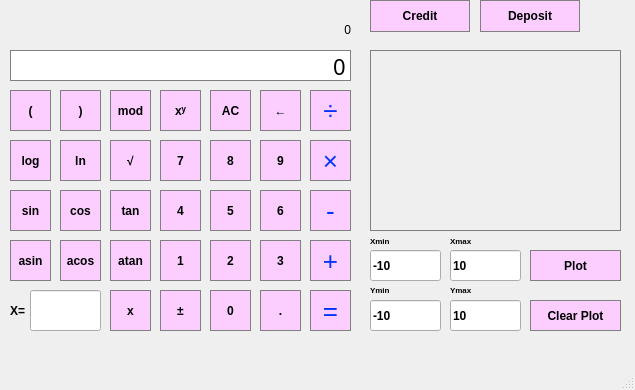
<?xml version="1.0" encoding="UTF-8"?>
<ui version="4.0">
 <class>MainWindow</class>
 <widget class="QMainWindow" name="MainWindow">
  <property name="geometry">
   <rect>
    <x>0</x>
    <y>0</y>
    <width>635</width>
    <height>390</height>
   </rect>
  </property>
  <property name="windowTitle">
   <string>MainWindow</string>
  </property>
  <property name="styleSheet">
   <string notr="true">QPushButton {
	border: 1px solid gray;
	background-color: #FBCEFF;
}
QPushButton:hover {
    background-color: #8761FF;
}
QPushButton:pressed {
    background-color: #FF16E4;
}
</string>
  </property>
  <property name="toolButtonStyle">
   <enum>Qt::ToolButtonFollowStyle</enum>
  </property>
  <widget class="QWidget" name="centralwidget">
   <property name="styleSheet">
    <string notr="true">font: bold;</string>
   </property>
   <widget class="QLineEdit" name="input_text">
    <property name="enabled">
     <bool>true</bool>
    </property>
    <property name="geometry">
     <rect>
      <x>10</x>
      <y>50</y>
      <width>341</width>
      <height>31</height>
     </rect>
    </property>
    <property name="styleSheet">
     <string notr="true">border: 1px solid grey;
font: 22px bold;</string>
    </property>
    <property name="text">
     <string>0</string>
    </property>
    <property name="alignment">
     <set>Qt::AlignRight|Qt::AlignTrailing|Qt::AlignVCenter</set>
    </property>
   </widget>
   <widget class="QPushButton" name="button_del">
    <property name="geometry">
     <rect>
      <x>260</x>
      <y>90</y>
      <width>41</width>
      <height>41</height>
     </rect>
    </property>
    <property name="text">
     <string>←</string>
    </property>
    <property name="flat">
     <bool>false</bool>
    </property>
   </widget>
   <widget class="QWidget" name="numbers" native="true">
    <property name="geometry">
     <rect>
      <x>160</x>
      <y>140</y>
      <width>141</width>
      <height>191</height>
     </rect>
    </property>
    <property name="styleSheet">
     <string notr="true">QPushButton {
    background-color: rgb(251, 206, 255);
}
QPushButton:hover {
    background-color: rgb(135, 97, 255);
}
QPushButton:pressed {
    background-color: rgb(255, 22, 228);
}
</string>
    </property>
    <widget class="QPushButton" name="button_1">
     <property name="geometry">
      <rect>
       <x>0</x>
       <y>100</y>
       <width>41</width>
       <height>41</height>
      </rect>
     </property>
     <property name="styleSheet">
      <string notr="true">QPushButton {
	border: 1px solid gray;
	background-color: #FBCEFF;
}
QPushButton:hover {
    background-color: #8761FF;
}
QPushButton:pressed {
    background-color: #FF16E4;
}
</string>
     </property>
     <property name="text">
      <string>1</string>
     </property>
    </widget>
    <widget class="QPushButton" name="button_2">
     <property name="geometry">
      <rect>
       <x>50</x>
       <y>100</y>
       <width>41</width>
       <height>41</height>
      </rect>
     </property>
     <property name="styleSheet">
      <string notr="true">QPushButton {
	border: 1px solid gray;
	background-color: #FBCEFF;
}
QPushButton:hover {
    background-color: #8761FF;
}
QPushButton:pressed {
    background-color: #FF16E4;
}
</string>
     </property>
     <property name="text">
      <string>2</string>
     </property>
    </widget>
    <widget class="QPushButton" name="button_9">
     <property name="geometry">
      <rect>
       <x>100</x>
       <y>0</y>
       <width>41</width>
       <height>41</height>
      </rect>
     </property>
     <property name="styleSheet">
      <string notr="true">QPushButton {
	border: 1px solid gray;
	background-color: #FBCEFF;
}
QPushButton:hover {
    background-color: #8761FF;
}
QPushButton:pressed {
    background-color: #FF16E4;
}
</string>
     </property>
     <property name="text">
      <string>9</string>
     </property>
    </widget>
    <widget class="QPushButton" name="button_6">
     <property name="geometry">
      <rect>
       <x>100</x>
       <y>50</y>
       <width>41</width>
       <height>41</height>
      </rect>
     </property>
     <property name="styleSheet">
      <string notr="true">QPushButton {
	border: 1px solid gray;
	background-color: #FBCEFF;
}
QPushButton:hover {
    background-color: #8761FF;
}
QPushButton:pressed {
    background-color: #FF16E4;
}
</string>
     </property>
     <property name="text">
      <string>6</string>
     </property>
    </widget>
    <widget class="QPushButton" name="button_5">
     <property name="geometry">
      <rect>
       <x>50</x>
       <y>50</y>
       <width>41</width>
       <height>41</height>
      </rect>
     </property>
     <property name="styleSheet">
      <string notr="true">QPushButton {
	border: 1px solid gray;
	background-color: #FBCEFF;
}
QPushButton:hover {
    background-color: #8761FF;
}
QPushButton:pressed {
    background-color: #FF16E4;
}
</string>
     </property>
     <property name="text">
      <string>5</string>
     </property>
    </widget>
    <widget class="QPushButton" name="button_4">
     <property name="geometry">
      <rect>
       <x>0</x>
       <y>50</y>
       <width>41</width>
       <height>41</height>
      </rect>
     </property>
     <property name="styleSheet">
      <string notr="true">QPushButton {
	border: 1px solid gray;
	background-color: #FBCEFF;
}
QPushButton:hover {
    background-color: #8761FF;
}
QPushButton:pressed {
    background-color: #FF16E4;
}
</string>
     </property>
     <property name="text">
      <string>4</string>
     </property>
    </widget>
    <widget class="QPushButton" name="button_8">
     <property name="geometry">
      <rect>
       <x>50</x>
       <y>0</y>
       <width>41</width>
       <height>41</height>
      </rect>
     </property>
     <property name="styleSheet">
      <string notr="true">QPushButton {
	border: 1px solid gray;
	background-color: #FBCEFF;
}
QPushButton:hover {
    background-color: #8761FF;
}
QPushButton:pressed {
    background-color: #FF16E4;
}
</string>
     </property>
     <property name="text">
      <string>8</string>
     </property>
    </widget>
    <widget class="QPushButton" name="button_3">
     <property name="geometry">
      <rect>
       <x>100</x>
       <y>100</y>
       <width>41</width>
       <height>41</height>
      </rect>
     </property>
     <property name="styleSheet">
      <string notr="true">QPushButton {
	border: 1px solid gray;
	background-color: #FBCEFF;
}
QPushButton:hover {
    background-color: #8761FF;
}
QPushButton:pressed {
    background-color: #FF16E4;
}
</string>
     </property>
     <property name="text">
      <string>3</string>
     </property>
    </widget>
    <widget class="QPushButton" name="button_7">
     <property name="geometry">
      <rect>
       <x>0</x>
       <y>0</y>
       <width>41</width>
       <height>41</height>
      </rect>
     </property>
     <property name="styleSheet">
      <string notr="true">QPushButton {
	border: 1px solid gray;
	background-color: #FBCEFF;
}
QPushButton:hover {
    background-color: #8761FF;
}
QPushButton:pressed {
    background-color: #FF16E4;
}
</string>
     </property>
     <property name="text">
      <string>7</string>
     </property>
    </widget>
    <widget class="QPushButton" name="button_dot">
     <property name="geometry">
      <rect>
       <x>100</x>
       <y>150</y>
       <width>41</width>
       <height>41</height>
      </rect>
     </property>
     <property name="text">
      <string>.</string>
     </property>
    </widget>
    <widget class="QPushButton" name="button_0">
     <property name="geometry">
      <rect>
       <x>50</x>
       <y>150</y>
       <width>41</width>
       <height>41</height>
      </rect>
     </property>
     <property name="styleSheet">
      <string notr="true">QPushButton {
	border: 1px solid gray;
	background-color: #FBCEFF;
}
QPushButton:hover {
    background-color: #8761FF;
}
QPushButton:pressed {
    background-color: #FF16E4;
}
</string>
     </property>
     <property name="text">
      <string>0</string>
     </property>
    </widget>
   </widget>
   <widget class="QPushButton" name="button_unary">
    <property name="geometry">
     <rect>
      <x>160</x>
      <y>290</y>
      <width>41</width>
      <height>41</height>
     </rect>
    </property>
    <property name="text">
     <string>±</string>
    </property>
   </widget>
   <widget class="QPushButton" name="button_cos">
    <property name="geometry">
     <rect>
      <x>60</x>
      <y>190</y>
      <width>41</width>
      <height>41</height>
     </rect>
    </property>
    <property name="text">
     <string>cos</string>
    </property>
   </widget>
   <widget class="QPushButton" name="button_atan">
    <property name="geometry">
     <rect>
      <x>110</x>
      <y>240</y>
      <width>41</width>
      <height>41</height>
     </rect>
    </property>
    <property name="text">
     <string>atan</string>
    </property>
   </widget>
   <widget class="QPushButton" name="button_ln">
    <property name="geometry">
     <rect>
      <x>60</x>
      <y>140</y>
      <width>41</width>
      <height>41</height>
     </rect>
    </property>
    <property name="text">
     <string>ln</string>
    </property>
   </widget>
   <widget class="QPushButton" name="button_sin">
    <property name="geometry">
     <rect>
      <x>10</x>
      <y>190</y>
      <width>41</width>
      <height>41</height>
     </rect>
    </property>
    <property name="text">
     <string>sin</string>
    </property>
   </widget>
   <widget class="QPushButton" name="button_asin">
    <property name="geometry">
     <rect>
      <x>10</x>
      <y>240</y>
      <width>41</width>
      <height>41</height>
     </rect>
    </property>
    <property name="text">
     <string>asin</string>
    </property>
   </widget>
   <widget class="QPushButton" name="button_x">
    <property name="geometry">
     <rect>
      <x>110</x>
      <y>290</y>
      <width>41</width>
      <height>41</height>
     </rect>
    </property>
    <property name="text">
     <string>x</string>
    </property>
   </widget>
   <widget class="QPushButton" name="button_tan">
    <property name="geometry">
     <rect>
      <x>110</x>
      <y>190</y>
      <width>41</width>
      <height>41</height>
     </rect>
    </property>
    <property name="text">
     <string>tan</string>
    </property>
   </widget>
   <widget class="QPushButton" name="button_acos">
    <property name="geometry">
     <rect>
      <x>60</x>
      <y>240</y>
      <width>41</width>
      <height>41</height>
     </rect>
    </property>
    <property name="text">
     <string>acos</string>
    </property>
   </widget>
   <widget class="QPushButton" name="button_mod">
    <property name="geometry">
     <rect>
      <x>110</x>
      <y>90</y>
      <width>41</width>
      <height>41</height>
     </rect>
    </property>
    <property name="text">
     <string>mod</string>
    </property>
   </widget>
   <widget class="QPushButton" name="button_sqrt">
    <property name="geometry">
     <rect>
      <x>110</x>
      <y>140</y>
      <width>41</width>
      <height>41</height>
     </rect>
    </property>
    <property name="text">
     <string>√</string>
    </property>
   </widget>
   <widget class="QPushButton" name="button_close_br">
    <property name="geometry">
     <rect>
      <x>60</x>
      <y>90</y>
      <width>41</width>
      <height>41</height>
     </rect>
    </property>
    <property name="text">
     <string>)</string>
    </property>
   </widget>
   <widget class="QPushButton" name="button_log">
    <property name="geometry">
     <rect>
      <x>10</x>
      <y>140</y>
      <width>41</width>
      <height>41</height>
     </rect>
    </property>
    <property name="text">
     <string>log</string>
    </property>
   </widget>
   <widget class="QPushButton" name="button_power">
    <property name="geometry">
     <rect>
      <x>160</x>
      <y>90</y>
      <width>41</width>
      <height>41</height>
     </rect>
    </property>
    <property name="text">
     <string>xʸ</string>
    </property>
   </widget>
   <widget class="QPushButton" name="button_open_br">
    <property name="geometry">
     <rect>
      <x>10</x>
      <y>90</y>
      <width>41</width>
      <height>41</height>
     </rect>
    </property>
    <property name="text">
     <string>(</string>
    </property>
   </widget>
   <widget class="QWidget" name="operations" native="true">
    <property name="geometry">
     <rect>
      <x>310</x>
      <y>90</y>
      <width>41</width>
      <height>241</height>
     </rect>
    </property>
    <property name="styleSheet">
     <string notr="true">color: rgb(4, 51, 255);
font: 26px;</string>
    </property>
    <widget class="QPushButton" name="button_mul">
     <property name="geometry">
      <rect>
       <x>0</x>
       <y>50</y>
       <width>41</width>
       <height>41</height>
      </rect>
     </property>
     <property name="whatsThis">
      <string/>
     </property>
     <property name="text">
      <string extracomment="*">×</string>
     </property>
    </widget>
    <widget class="QPushButton" name="button_equal">
     <property name="geometry">
      <rect>
       <x>0</x>
       <y>200</y>
       <width>41</width>
       <height>41</height>
      </rect>
     </property>
     <property name="text">
      <string>=</string>
     </property>
    </widget>
    <widget class="QPushButton" name="button_minus">
     <property name="geometry">
      <rect>
       <x>0</x>
       <y>100</y>
       <width>41</width>
       <height>41</height>
      </rect>
     </property>
     <property name="text">
      <string>-</string>
     </property>
    </widget>
    <widget class="QPushButton" name="button_plus">
     <property name="geometry">
      <rect>
       <x>0</x>
       <y>150</y>
       <width>41</width>
       <height>41</height>
      </rect>
     </property>
     <property name="font">
      <font>
       <pointsize>-1</pointsize>
       <italic>false</italic>
       <bold>false</bold>
      </font>
     </property>
     <property name="text">
      <string>+</string>
     </property>
     <property name="flat">
      <bool>false</bool>
     </property>
    </widget>
    <widget class="QPushButton" name="button_div">
     <property name="geometry">
      <rect>
       <x>0</x>
       <y>0</y>
       <width>41</width>
       <height>41</height>
      </rect>
     </property>
     <property name="text">
      <string>÷</string>
     </property>
    </widget>
   </widget>
   <widget class="QPushButton" name="button_ac">
    <property name="geometry">
     <rect>
      <x>210</x>
      <y>90</y>
      <width>41</width>
      <height>41</height>
     </rect>
    </property>
    <property name="text">
     <string>AC</string>
    </property>
   </widget>
   <widget class="QLabel" name="result">
    <property name="geometry">
     <rect>
      <x>10</x>
      <y>20</y>
      <width>341</width>
      <height>20</height>
     </rect>
    </property>
    <property name="styleSheet">
     <string notr="true">font: normal;</string>
    </property>
    <property name="text">
     <string>0</string>
    </property>
    <property name="alignment">
     <set>Qt::AlignRight|Qt::AlignTrailing|Qt::AlignVCenter</set>
    </property>
    <property name="textInteractionFlags">
     <set>Qt::LinksAccessibleByMouse|Qt::TextSelectableByMouse</set>
    </property>
   </widget>
   <widget class="QLabel" name="x_label">
    <property name="geometry">
     <rect>
      <x>10</x>
      <y>290</y>
      <width>21</width>
      <height>41</height>
     </rect>
    </property>
    <property name="text">
     <string>X=</string>
    </property>
   </widget>
   <widget class="QLineEdit" name="input_x">
    <property name="geometry">
     <rect>
      <x>30</x>
      <y>290</y>
      <width>71</width>
      <height>41</height>
     </rect>
    </property>
    <property name="inputMask">
     <string/>
    </property>
   </widget>
   <widget class="QLineEdit" name="x_min">
    <property name="geometry">
     <rect>
      <x>370</x>
      <y>250</y>
      <width>71</width>
      <height>31</height>
     </rect>
    </property>
    <property name="text">
     <string>-10</string>
    </property>
   </widget>
   <widget class="QLineEdit" name="x_max">
    <property name="geometry">
     <rect>
      <x>450</x>
      <y>250</y>
      <width>71</width>
      <height>31</height>
     </rect>
    </property>
    <property name="text">
     <string>10</string>
    </property>
   </widget>
   <widget class="QLabel" name="label_x_min">
    <property name="geometry">
     <rect>
      <x>370</x>
      <y>220</y>
      <width>51</width>
      <height>41</height>
     </rect>
    </property>
    <property name="font">
     <font>
      <pointsize>6</pointsize>
      <italic>false</italic>
      <bold>true</bold>
     </font>
    </property>
    <property name="styleSheet">
     <string notr="true"/>
    </property>
    <property name="text">
     <string>Xmin</string>
    </property>
   </widget>
   <widget class="QLabel" name="label_x_max">
    <property name="geometry">
     <rect>
      <x>450</x>
      <y>220</y>
      <width>51</width>
      <height>41</height>
     </rect>
    </property>
    <property name="font">
     <font>
      <pointsize>6</pointsize>
      <italic>false</italic>
      <bold>true</bold>
     </font>
    </property>
    <property name="text">
     <string>Xmax</string>
    </property>
   </widget>
   <widget class="QCustomPlot" name="widget" native="true">
    <property name="geometry">
     <rect>
      <x>370</x>
      <y>50</y>
      <width>251</width>
      <height>181</height>
     </rect>
    </property>
    <property name="styleSheet">
     <string notr="true">border: 1px solid gray;</string>
    </property>
   </widget>
   <widget class="QLineEdit" name="y_min">
    <property name="geometry">
     <rect>
      <x>370</x>
      <y>300</y>
      <width>71</width>
      <height>31</height>
     </rect>
    </property>
    <property name="text">
     <string>-10</string>
    </property>
   </widget>
   <widget class="QLineEdit" name="y_max">
    <property name="geometry">
     <rect>
      <x>450</x>
      <y>300</y>
      <width>71</width>
      <height>31</height>
     </rect>
    </property>
    <property name="text">
     <string>10</string>
    </property>
   </widget>
   <widget class="QLabel" name="label_y_min">
    <property name="geometry">
     <rect>
      <x>370</x>
      <y>280</y>
      <width>63</width>
      <height>20</height>
     </rect>
    </property>
    <property name="font">
     <font>
      <pointsize>6</pointsize>
      <italic>false</italic>
      <bold>true</bold>
     </font>
    </property>
    <property name="text">
     <string>Ymin</string>
    </property>
   </widget>
   <widget class="QLabel" name="label_y_max">
    <property name="geometry">
     <rect>
      <x>450</x>
      <y>280</y>
      <width>63</width>
      <height>20</height>
     </rect>
    </property>
    <property name="font">
     <font>
      <pointsize>6</pointsize>
      <italic>false</italic>
      <bold>true</bold>
     </font>
    </property>
    <property name="text">
     <string>Ymax</string>
    </property>
   </widget>
   <widget class="QPushButton" name="button_plot">
    <property name="geometry">
     <rect>
      <x>530</x>
      <y>250</y>
      <width>91</width>
      <height>31</height>
     </rect>
    </property>
    <property name="text">
     <string>Plot</string>
    </property>
   </widget>
   <widget class="QPushButton" name="button_clear_plot">
    <property name="geometry">
     <rect>
      <x>530</x>
      <y>300</y>
      <width>91</width>
      <height>31</height>
     </rect>
    </property>
    <property name="text">
     <string>Clear Plot</string>
    </property>
   </widget>
   <widget class="QPushButton" name="CreditButton">
    <property name="geometry">
     <rect>
      <x>370</x>
      <y>0</y>
      <width>100</width>
      <height>32</height>
     </rect>
    </property>
    <property name="text">
     <string>Credit</string>
    </property>
   </widget>
   <widget class="QPushButton" name="DepositButton">
    <property name="geometry">
     <rect>
      <x>480</x>
      <y>0</y>
      <width>100</width>
      <height>32</height>
     </rect>
    </property>
    <property name="text">
     <string>Deposit</string>
    </property>
   </widget>
  </widget>
  <widget class="QMenuBar" name="menubar">
   <property name="enabled">
    <bool>false</bool>
   </property>
   <property name="geometry">
    <rect>
     <x>0</x>
     <y>0</y>
     <width>635</width>
     <height>24</height>
    </rect>
   </property>
  </widget>
  <widget class="QStatusBar" name="statusbar"/>
 </widget>
 <customwidgets>
  <customwidget>
   <class>QCustomPlot</class>
   <extends>QWidget</extends>
   <header>qcustomplot.h</header>
   <container>1</container>
  </customwidget>
 </customwidgets>
 <resources/>
 <connections/>
</ui>
